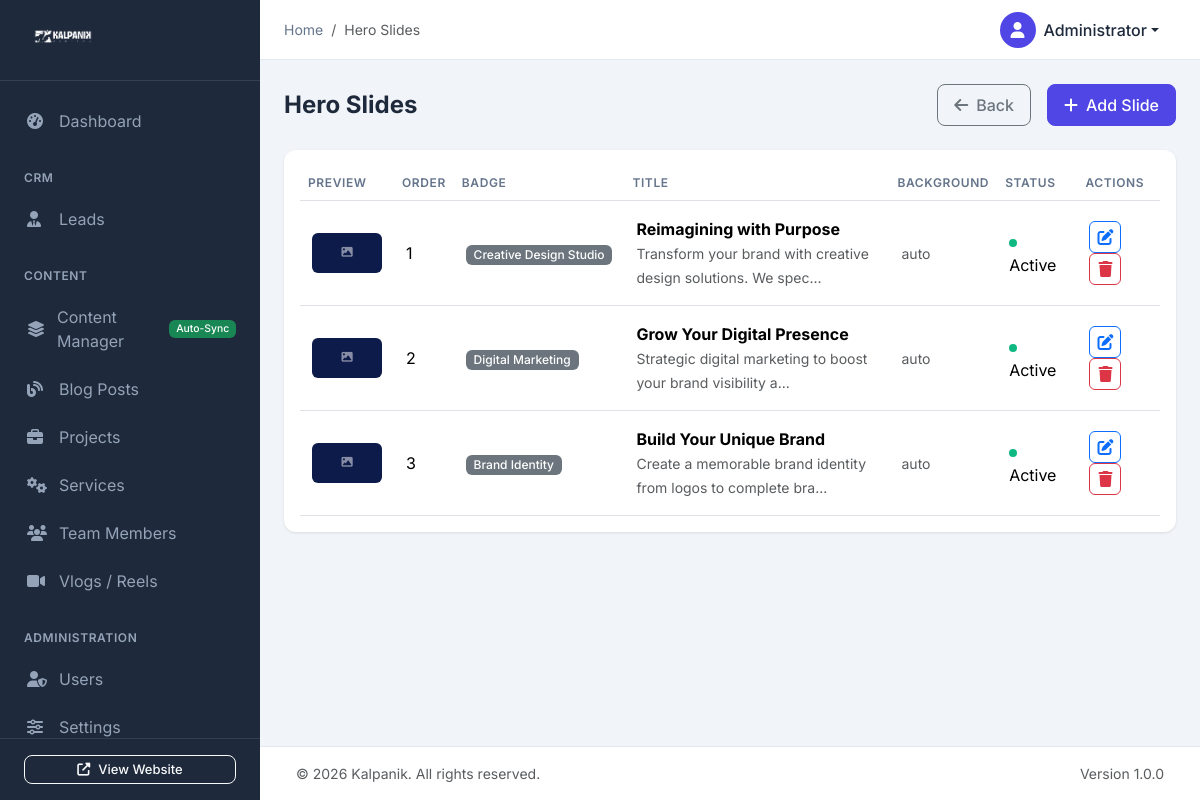
Page /admin/content/hero-slides.php (signed in) on the committed database.
### tables this page shows
CREATE TABLE IF NOT EXISTS users (
    id INT AUTO_INCREMENT PRIMARY KEY,
    username VARCHAR(50) NOT NULL UNIQUE,
    email VARCHAR(100) NOT NULL UNIQUE,
    password VARCHAR(255) NOT NULL,
    full_name VARCHAR(100) NOT NULL,
    role ENUM('admin', 'editor', 'viewer') DEFAULT 'editor',
    avatar VARCHAR(255) DEFAULT NULL,
    is_active TINYINT(1) DEFAULT 1,
    last_login DATETIME DEFAULT NULL,
    created_at TIMESTAMP DEFAULT CURRENT_TIMESTAMP,
    updated_at TIMESTAMP DEFAULT CURRENT_TIMESTAMP ON UPDATE CURRENT_TIMESTAMP
);

CREATE TABLE IF NOT EXISTS hero_slides (
    id INT AUTO_INCREMENT PRIMARY KEY,
    title VARCHAR(255) NOT NULL,
    subtitle TEXT,
    badge_text VARCHAR(100),
    button1_text VARCHAR(50),
    button1_link VARCHAR(255),
    button2_text VARCHAR(50),
    button2_link VARCHAR(255),
    image1 VARCHAR(255),
    image2 VARCHAR(255),
    image3 VARCHAR(255),
    sort_order INT DEFAULT 0,
    is_active TINYINT(1) DEFAULT 1,
    created_at TIMESTAMP DEFAULT CURRENT_TIMESTAMP,
    updated_at TIMESTAMP DEFAULT CURRENT_TIMESTAMP ON UPDATE CURRENT_TIMESTAMP
);

### admin/content/hero-slides.php (the view, shortened to what the rows shown need)
<?php
require_once __DIR__ . '/../config/auth.php';
$action = $_GET['action'] ?? 'list';
$id = isset($_GET['id']) ? (int)$_GET['id'] : 0;
$slide = null;
require_once __DIR__ . '/../includes/header.php';
if ($action === 'add' || $action === 'edit') {
    ?>
    <div class="page-header">
        <h1 class="page-title"><?php echo $action === 'add' ? 'Add Hero Slide' : 'Edit Hero Slide'; ?></h1>
        <a href="<?php echo getAdminUrl('content/hero-slides.php'); ?>" class="btn btn-outline-secondary">
            <i class="fas fa-arrow-left me-2"></i>Back to List
        </a>
    </div>
    <form method="POST" action="hero-slides.php<?php echo $id ? '?id=' . $id : ''; ?>" enctype="multipart/form-data">
        <input type="hidden" name="csrf_token" value="<?php echo generateCsrfToken(); ?>">
        <div class="row">
            <div class="col-lg-8">
                <div class="card">
                    <div class="card-header">
                        <h5 class="card-title">Slide Content</h5>
                    </div>
                    <div class="card-body">
                        <div class="mb-3">
                            <label for="badge_text" class="form-label">Badge Text</label>
                            <input type="text" class="form-control" id="badge_text" name="badge_text"
                                   placeholder="e.g., Creative Design Studio"
                                   value="<?php echo htmlspecialchars($slide['badge_text'] ?? ''); ?>">
                        </div>
                        <div class="mb-3">
                            <label for="title" class="form-label">Title *</label>
                            <input type="text" class="form-control" id="title" name="title" required
                                   placeholder="e.g., Reimagining with Purpose"
                                   value="<?php echo htmlspecialchars($slide['title'] ?? ''); ?>">
                        </div>
                        <div class="mb-3">
                            <label for="subtitle" class="form-label">Subtitle</label>
                            <textarea class="form-control" id="subtitle" name="subtitle" rows="3"
                                      placeholder="Brief description..."><?php echo htmlspecialchars($slide['subtitle'] ?? ''); ?></textarea>
                        </div>
                        <div class="row">
                            <div class="col-md-6">
                                <div class="mb-3">
                                    <label for="button1_text" class="form-label">Button 1 Text</label>
                                    <input type="text" class="form-control" id="button1_text" name="button1_text"
                                           value="<?php echo htmlspecialchars($slide['button1_text'] ?? 'Get Quote'); ?>">
                                </div>
                            </div>
                            <div class="col-md-6">
                                <div class="mb-3">
                                    <label for="button1_link" class="form-label">Button 1 Link</label>
                                    <input type="text" class="form-control" id="button1_link" name="button1_link"
                                           value="<?php echo htmlspecialchars($slide['button1_link'] ?? 'contact.php'); ?>">
                                </div>
                            </div>
                            <div class="col-md-6">
                                <div class="mb-3">
                                    <label for="button2_text" class="form-label">Button 2 Text</label>
                                    <input type="text" class="form-control" id="button2_text" name="button2_text"
                                           value="<?php echo htmlspecialchars($slide['button2_text'] ?? 'Services'); ?>">
                                </div>
                            </div>
                            <div class="col-md-6">
                                <div class="mb-3">
                                    <label for="button2_link" class="form-label">Button 2 Link</label>
                                    <input type="text" class="form-control" id="button2_link" name="button2_link"
                                           value="<?php echo htmlspecialchars($slide['button2_link'] ?? 'services.php'); ?>">
                                </div>
                            </div>
                        </div>
                    </div>
                </div>
                <div class="card">
                    <div class="card-header">
                        <h5 class="card-title">Slide Background Image</h5>
                    </div>
                    <div class="card-body">
                        <?php if (!empty($slide['background_image'])): ?>
                        <div class="mb-3">
                            <img src="<?php echo getSiteUrl($slide['background_image']); ?>"
                                 alt="Background" class="img-fluid rounded" style="max-height: 200px;">
                        </div>
                        <?php endif; ?>
                        <input type="file" class="form-control" name="background_image" accept="image/*">
                        <small class="text-muted mt-2 d-block">
                            Full-width background image for this slide.<br>
                            <strong>Size:</strong> 1920×1080px &nbsp;|&nbsp; <strong>Format:</strong> JPG, PNG, WebP &nbsp;|&nbsp; <strong>Max:</strong> 5MB<br>
                            <strong>Tip:</strong> If no image is uploaded, the Background CSS Class will be used for styling.
                        </small>
                    </div>
                </div>
            </div>
            <div class="col-lg-4">
                <div class="card">
                    <div class="card-header">
                        <h5 class="card-title">Settings</h5>
                    </div>
                    <div class="card-body">
                        <div class="mb-3">
                            <label for="sort_order" class="form-label">Sort Order</label>
                            <input type="number" class="form-control" id="sort_order" name="sort_order"
                                   value="<?php echo (int)($slide['sort_order'] ?? 0); ?>">
                        </div>
                        <div class="mb-3">
                            <label for="background_class" class="form-label">Background CSS Class</label>
                            <input type="text" class="form-control" id="background_class" name="background_class"
                                   placeholder="e.g., hero-slide-bg-1"
                                   value="<?php echo htmlspecialchars($slide['background_class'] ?? ''); ?>">
                            <small class="text-muted">CSS class for slide background styling (e.g., hero-slide-bg-1, hero-slide-bg-2)</small>
                        </div>
                        <div class="form-check mb-3">
                            <input class="form-check-input" type="checkbox" id="is_active" name="is_active"
                                   <?php echo ($slide['is_active'] ?? 1) ? 'checked' : ''; ?>>
                            <label class="form-check-label" for="is_active">Active</label>
                        </div>
                    </div>
                </div>
                <div class="d-grid gap-2">
                    <button type="submit" name="save_slide" class="btn btn-primary">
                        <i class="fas fa-save me-2"></i>Save Slide
                    </button>
                    <a href="<?php echo getAdminUrl('content/hero-slides.php'); ?>" class="btn btn-outline-secondary">Cancel</a>
                </div>
            </div>
        </div>
    </form>
    <?php
} else {
    $stmt = $db->query("SELECT * FROM hero_slides ORDER BY sort_order ASC, id DESC");
    $slides = $stmt->fetchAll();
    ?>
    <div class="page-header">
        <h1 class="page-title">Hero Slides</h1>
    </div>
    <div class="card">
        <div class="card-body">
            <?php if (empty($slides)): ?>
            <div class="empty-state">
                <i class="fas fa-images"></i>
                <h5>No hero slides found</h5>
                <p>Create slides for your homepage hero section.</p>
                <a href="<?php echo getAdminUrl('content/hero-slides.php?action=add'); ?>" class="btn btn-primary">
                    <i class="fas fa-plus me-2"></i>Add Slide
                </a>
            </div>
            <?php else: ?>
            <div class="table-responsive">
                <table class="table table-hover">
                    <thead>
                        <tr>
                            <th style="width: 80px;">Preview</th>
                            <th>Order</th>
                            <th>Badge</th>
                            <th>Title</th>
                            <th>Background</th>
                            <th>Status</th>
                            <th>Actions</th>
                        </tr>
                    </thead>
                    <tbody>
                        <?php foreach ($slides as $slide): ?>
                        <tr>
                            <td>
                                <?php if (!empty($slide['background_image'])): ?>
                                <img src="<?php echo getSiteUrl($slide['background_image']); ?>"
                                     alt="" style="width: 70px; height: 40px; object-fit: cover; border-radius: 6px;">
                                <?php else: ?>
                                <div style="width: 70px; height: 40px; border-radius: 6px; background: #0d1b4b;" class="d-flex align-items-center justify-content-center">
                                    <i class="fas fa-image text-white-50" style="font-size: 0.7rem;"></i>
                                </div>
                                <?php endif; ?>
                            </td>
                            <td><?php echo $slide['sort_order']; ?></td>
                            <td><span class="badge bg-secondary"><?php echo htmlspecialchars($slide['badge_text']); ?></span></td>
                            <td>
                                <strong><?php echo htmlspecialchars($slide['title']); ?></strong>
                                <br><small class="text-muted"><?php echo htmlspecialchars(substr($slide['subtitle'] ?? '', 0, 60)); ?>...</small>
                            </td>
                            <td>
                                <small class="text-muted">
                                    <?php echo htmlspecialchars($slide['background_class'] ?? 'auto'); ?>
                                </small>
                            </td>
                            <td>
                                <span class="status-dot <?php echo $slide['is_active'] ? 'active' : 'inactive'; ?>"></span>
                                <?php echo $slide['is_active'] ? 'Active' : 'Inactive'; ?>
                            </td>
                            <td>
                                <a href="<?php echo getAdminUrl('content/hero-slides.php?action=edit&id=' . $slide['id']); ?>"
                                   class="btn btn-action btn-outline-primary" title="Edit">
                                    <i class="fas fa-edit"></i>
                                </a>
                                <form method="POST" action="hero-slides.php?id=<?php echo $slide['id']; ?>" class="d-inline">
                                    <button type="submit" name="delete_slide" class="btn btn-action btn-outline-danger delete-btn" title="Delete">
                                        <i class="fas fa-trash"></i>
                                    </button>
                                </form>
                            </td>
                        </tr>
                        <?php endforeach; ?>
                    </tbody>
                </table>
            </div>
            <?php endif; ?>
        </div>
    </div>
    <?php
}
require_once __DIR__ . '/../includes/footer.php';
?>

### admin/includes/header.php (shortened to what the rows shown need)
<?php
require_once __DIR__ . '/../config/auth.php';
$currentUser = getCurrentUser();
?>
<!DOCTYPE html>
<html lang="en">
<head>
    <link href="https://cdn.jsdelivr.net/npm/bootstrap@5.3.2/dist/css/bootstrap.min.css" rel="stylesheet">
    <link rel="stylesheet" href="https://cdnjs.cloudflare.com/ajax/libs/font-awesome/6.5.1/css/all.min.css">
    <link href="https://cdn.datatables.net/1.13.7/css/dataTables.bootstrap5.min.css" rel="stylesheet">
    <link rel="stylesheet" href="<?php echo getAdminUrl('assets/css/admin.css'); ?>">
</head>
<body>
    <div class="main-content" id="mainContent">
        <nav class="topbar">
            <div class="topbar-right">
                <div class="dropdown">
                    <button class="btn btn-link dropdown-toggle user-dropdown" type="button" data-bs-toggle="dropdown">
                        <div class="user-avatar">
                            <?php if ($currentUser['avatar']): ?>
                                <img src="<?php echo $currentUser['avatar']; ?>" alt="Avatar">
                            <?php else: ?>
                                <i class="fas fa-user"></i>
                            <?php endif; ?>
                        </div>
                        <span class="d-none d-md-inline"><?php echo htmlspecialchars($currentUser['full_name']); ?></span>
                    </button>
                </div>
            </div>
        </nav>
        <div class="content-wrapper">

### rows in the picture
users: full_name "Administrator"
hero_slides: sort_order "1", badge_text "Creative Design Studio", title "Reimagining with Purpose", subtitle "Transform your brand with creative design solutions. We spec", background_class "auto", is_active 1 (drawn)
hero_slides: sort_order "2", badge_text "Digital Marketing", title "Grow Your Digital Presence", subtitle "Strategic digital marketing to boost your brand visibility a", background_class "auto", is_active 1 (drawn)
hero_slides: sort_order "3", badge_text "Brand Identity", title "Build Your Unique Brand", subtitle "Create a memorable brand identity from logos to complete bra", background_class "auto", is_active 1 (drawn)

### other values in the picture
$page_title "Hero Slides"
